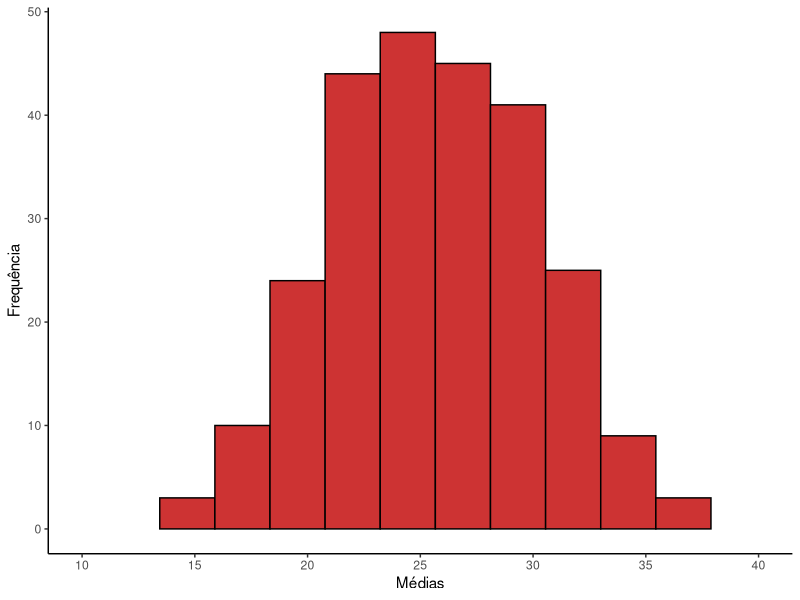
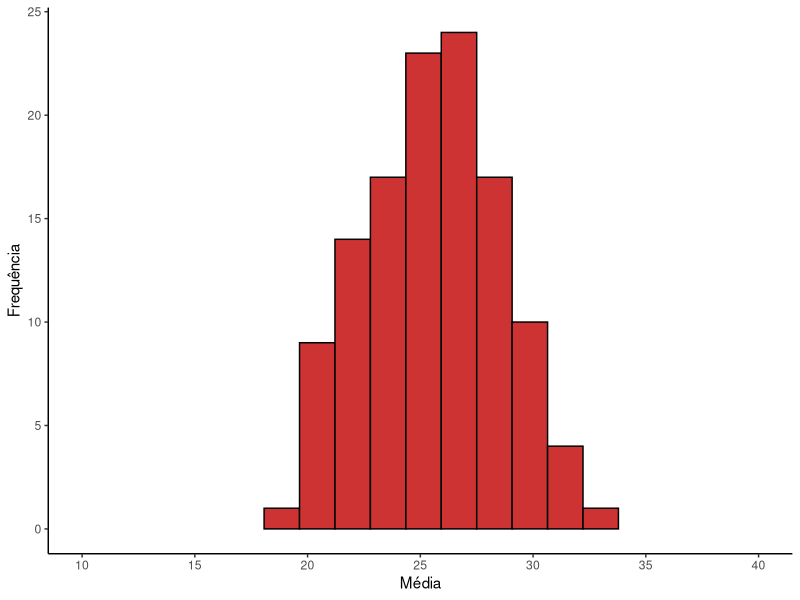

Recreate these plots in R, in order.
## ---- chunk 1
library(tidyverse)
library(patchwork)
library(flextable)
library(knitr)
## ---- chunk 2
#| code-fold: true
set.seed(1)
pop = c(3, 10, 14, 19, 27, 28, 29, 41, 42, 43)
N = length(pop)
Am1 = sort(pop)[1:5]
set.seed(2)
Am2 = sample(pop, size = 5, replace = F)
## ---- chunk 3
#| code-fold: true
set.seed(4)
n = 5
Am1 = sample(pop, size = n, replace = F)
somaAm1 = paste(Am1, collapse = "+")
mp = round(mean(pop),1)
mAm1 = round(mean(Am1),1)
E1 = mAm1 - mp
## ---- chunk 4
#| code-fold: true
set.seed(3)
n = 5
Am2 = sample(pop, size = n, replace = F)
mAm2 = round(mean(Am2),1)
E2 = mAm2 - mp
## ---- chunk 5
#| code-fold: true
N = length(pop)
n = 5
CT = choose(N,n)
## ---- chunk 6
#| code-fold: true
set.seed(8)
R = 8
A15 = replicate(n = R, sample(pop, size = n, replace = F))
colnames(A15) = paste("A", 1:ncol(A15), sep = "")
Medias = round(apply(A15, 2, mean),2)
## ---- chunk 7
#| code-fold: true
#| label: tbl-amostr-pop
#| tbl-cap: 'Oito amostras de tamanho n = 5 da população estatística.'
A15   %>% 
  as.data.frame() %>% 
  add_column('Obs' = rep('', times = nrow(A15)),.before = 'A1') %>% 
  rbind(Obs = c('Médias', Medias)) %>%
  flextable() %>% 
  bg(i = ~ Obs == 'Médias', bg = 'lightblue') %>% 
  width(width = 1.5)
## ---- chunk 8
#| code-fold: true
Allcomb = combn(x = pop, m = 5)
M_Allcomb = apply(Allcomb,2,mean)
M_Allcomb_round = round(M_Allcomb,1)
knitr::kable(matrix(M_Allcomb_round,nc = 14, byrow = T))
## ---- chunk 9
#| code-fold: true
#| label: fig-hist-medias252
#| fig-cap: 'Histograma das 252 médias amostrais obtidas a partis de amostras de tamanho n = 5'
M_Allcomb_df = data.frame(M = as.numeric(M_Allcomb))

gp5 <- ggplot(M_Allcomb_df, aes(x = M)) +
  geom_histogram(fill = 'brown3', color = 'black', bins = 10) +
  scale_x_continuous(breaks = seq(0, 50, by = 5)) +
  coord_cartesian(xlim = c(10, 40)) +
  labs(x = "Médias",
       y = "Frequência") +
  theme_classic()

gp5

## ---- chunk 10
#| code-fold: true
n2 = 7
Allcomb7 = combn(x = pop, m = n2)
M_Allcomb7 = apply(Allcomb7,2,mean)
M_Allcomb7_round = round(M_Allcomb7,1)
CT2 = choose(N,n2)
## ---- chunk 11
#| code-fold: true
knitr::kable(matrix(M_Allcomb7_round,nc = 12, byrow = T))
## ---- chunk 12
#| code-fold: true
#| label: fig-hist-medias120
#| fig-cap: 'Histograma das 120 médias amostrais obtidas a partis de amostras de tamanho n = 7'
M_Allcomb7_df = data.frame(M = as.numeric(M_Allcomb7))

gp7 <- ggplot(M_Allcomb7_df, aes(x = M)) +
  geom_histogram(fill = 'brown3', color = 'black', bins = 10) +
  scale_x_continuous(breaks = seq(0, 50, by = 5)) +
  coord_cartesian(xlim = c(10, 40)) +
  labs(x = "Média",
       y = "Frequência") +
  theme_classic()

gp7
## ---- chunk 13
#| code-fold: true
mu_pop = mean(pop)
N = length(pop)
var_pop = mean((pop - mu_pop)^2)
sigma_pop = sqrt(var_pop)

ep5 = sigma_pop/sqrt(n)
ep7 = sigma_pop/sqrt(n2)
